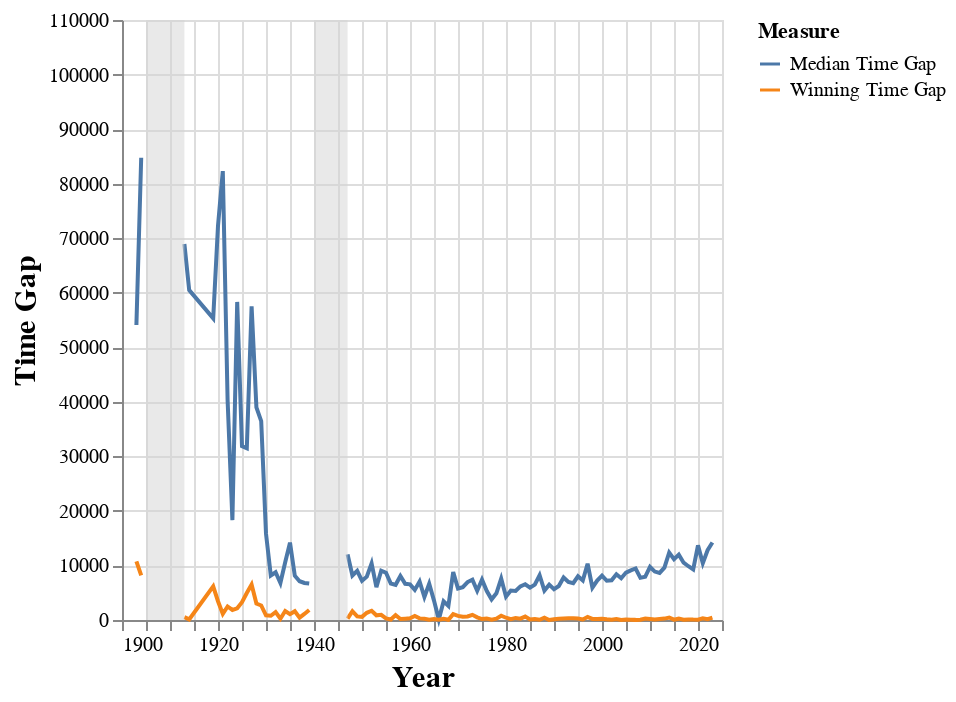

The code cell stored with this chart in its notebook:
### Code cell
alt.layer(median_v_winning_chart, ww2_gap_rect, no_gc_gap_rect)

### Figure 1 — Vega-Lite specification as saved in the notebook (floating-point values rounded to 4 significant figures; data arrays with more than 128 entries replaced by an {"elided": "..."} marker saying what was removed)
{"config": {"view": {"continuousWidth": 300, "continuousHeight": 300}}, "layer": [{"data": {"name": "data-ca8d265df7732851b33b471e86146c66"}, "mark": {"type": "line", "size": 2}, "encoding": {"color": {"field": "Measure", "type": "nominal"}, "x": {"axis": {"format": "4f", "tickCount": 29, "title": "Year", "titleFontSize": 15}, "field": "Year", "scale": {"domain": [1900, 2025]}, "type": "quantitative"}, "y": {"axis": {"format": "1f", "title": "Time Gap", "titleFontSize": 15}, "field": "Val", "type": "quantitative"}}}, {"data": {"name": "data-0e71a49a6b2fe070c715c252a9e0b1ca"}, "mark": {"type": "rect", "fill": "lightgray", "opacity": 0.5, "width": 7}, "encoding": {"x": {"field": "x1", "scale": {"domain": [1900, 2023]}, "type": "quantitative"}, "x2": {"field": "x2"}, "y": {"field": "y1", "scale": {"domain": [0, 110000]}, "type": "quantitative"}, "y2": {"field": "y2"}}}, {"data": {"name": "data-20b4b833cdc74b23fb829e00d61f9c09"}, "mark": {"type": "rect", "fill": "lightgray", "opacity": 0.5, "width": 7}, "encoding": {"x": {"field": "x1", "scale": {"domain": [1900, 2023]}, "type": "quantitative"}, "x2": {"field": "x2"}, "y": {"field": "y1", "scale": {"domain": [0, 110000]}, "type": "quantitative"}, "y2": {"field": "y2"}}}], "$schema": "https://vega.github.io/schema/vega-lite/v5.17.0.json", "datasets": {"data-ca8d265df7732851b33b471e86146c66": {"elided": "234 records"}, "data-0e71a49a6b2fe070c715c252a9e0b1ca": [{"x1": 1940, "x2": 1947, "y1": 0, "y2": 110000}], "data-20b4b833cdc74b23fb829e00d61f9c09": [{"x1": 1905, "x2": 1913, "y1": 0, "y2": 110000}]}}
